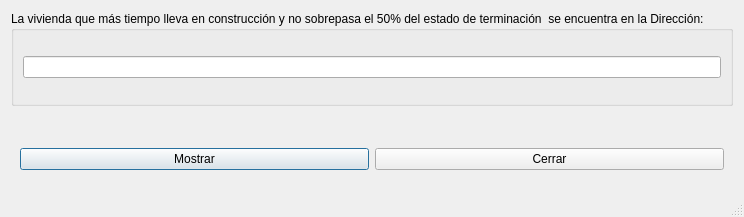
<?xml version="1.0" encoding="UTF-8"?>
<ui version="4.0">
 <class>Dialog</class>
 <widget class="QDialog" name="Dialog">
  <property name="geometry">
   <rect>
    <x>0</x>
    <y>0</y>
    <width>657</width>
    <height>217</height>
   </rect>
  </property>
  <property name="windowTitle">
   <string>Vivienda que más tiempo lleva en construcción y no pasa del 50% de su estado de teminación</string>
  </property>
  <property name="sizeGripEnabled">
   <bool>true</bool>
  </property>
  <property name="modal">
   <bool>true</bool>
  </property>
  <layout class="QGridLayout" name="gridLayout_2">
   <item row="1" column="0">
    <widget class="QWidget" name="widget" native="true">
     <layout class="QHBoxLayout" name="horizontalLayout">
      <item>
       <widget class="QPushButton" name="boton_mostrar">
        <property name="text">
         <string>Mostrar</string>
        </property>
       </widget>
      </item>
      <item>
       <widget class="QPushButton" name="boton_cerrar">
        <property name="text">
         <string>Cerrar</string>
        </property>
       </widget>
      </item>
     </layout>
    </widget>
   </item>
   <item row="0" column="0">
    <widget class="QGroupBox" name="groupBox">
     <property name="title">
      <string>La vivienda que más tiempo lleva en construcción y no sobrepasa el 50% del estado de terminación  se encuentra en la Dirección:</string>
     </property>
     <layout class="QGridLayout" name="gridLayout">
      <item row="1" column="0">
       <widget class="QLineEdit" name="direccion_de_la_vivienda">
        <property name="readOnly">
         <bool>true</bool>
        </property>
       </widget>
      </item>
     </layout>
    </widget>
   </item>
  </layout>
 </widget>
 <resources/>
 <connections/>
</ui>
